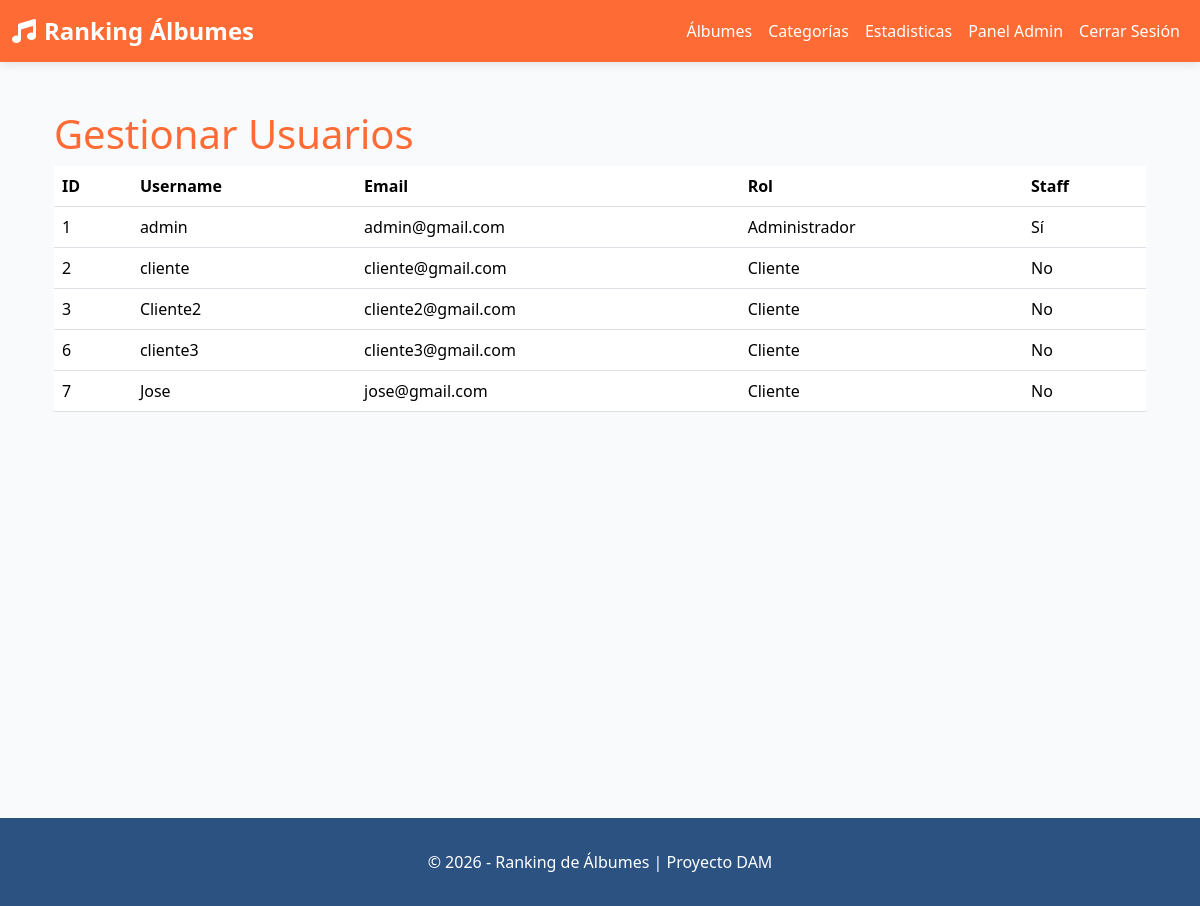
Screenshot of /gestionar_usuarios/ (signed in) with the database file from the repository.
### rankingApp/models.py (models this page shows, shortened)
class User(AbstractBaseUser, PermissionsMixin):
    ROLES = (
        ('admin', 'Administrador'),
        ('cliente', 'Cliente'),
    )
    mail = models.EmailField(unique=True)
    username = models.CharField(max_length=100, unique=True)
    role = models.CharField(max_length=20, choices=ROLES, default='cliente')
    is_active = models.BooleanField(default=True)
    is_staff = models.BooleanField(default=False)
    objects = UserManager()
    USERNAME_FIELD = 'username'
    REQUIRED_FIELDS = ['mail',  'role']

### rankingApp/views.py (the view)
# urls.py: path('gestionar_usuarios/', show_gestionar_usuarios, name='gestionar_usuarios'),
@staff_member_required
def show_gestionar_usuarios(request):
    list_usuarios = User.objects.all()
    return render(request, 'gestionar_usuarios.html', {'list_usuarios': list_usuarios})

### templates/gestionar_usuarios.html (shortened to what this page needs)
{% extends 'base.html' %}
{% load static %}
{% block body %}
<div class="container py-6">
    <h1 class="title is-1 has-text-centered">Gestionar Usuarios</h1>
    <div class="table-container">
        <table class="table is-fullwidth is-striped is-hoverable is-bordered">
            <thead>
                <tr>
                    <th class="has-text-centered">ID</th>
                    <th class="has-text-centered">Username</th>
                    <th class="has-text-centered">Email</th>
                    <th class="has-text-centered">Rol</th>
                    <th class="has-text-centered">Staff</th>
                </tr>
            </thead>
            <tbody>
                {% for usuario in list_usuarios %}
                    <tr>
                        <td class="has-text-centered">{{ usuario.id }}</td>
                        <td class="has-text-centered">{{ usuario.username }}</td>
                        <td class="has-text-centered">{{ usuario.mail }}</td>
                        <td class="has-text-centered">{{ usuario.get_role_display }}</td>
                        <td class="has-text-centered">
                            {% if usuario.is_staff %}
                                <span class="tag is-success">Sí</span>
                            {% else %}
                                <span class="tag is-light">No</span>
                            {% endif %}
                        </td>
                    </tr>
                {% endfor %}
            </tbody>
        </table>
    </div>
</div>
{% endblock %}

### templates/base.html (shortened to what this page needs)
<!DOCTYPE html>
<html lang="es">
<head>
    <link href="https://cdn.jsdelivr.net/npm/bootstrap@5.3.3/dist/css/bootstrap.min.css" rel="stylesheet">
    <link rel="stylesheet" href="https://cdnjs.cloudflare.com/ajax/libs/font-awesome/6.5.0/css/all.min.css">
</head>
<body>
{% block navbar %}
    <nav class="navbar navbar-expand-lg">
        <div class="container-fluid">
            <a class="navbar-brand" href="{% url 'rankingApp:albunes' %}">
                <i class="fas fa-music me-2"></i>Ranking Álbumes
            </a>
            <div class="collapse navbar-collapse" id="navbarNav">
                <ul class="navbar-nav ms-auto">
                    <li class="nav-item">
                        <a class="nav-link {% if request.resolver_match.url_name == 'albunes' %}active{% endif %}" href="{% url 'rankingApp:albunes' %}">Álbumes</a>
                    </li>
                    <li class="nav-item">
                        <a class="nav-link {% if request.resolver_match.url_name == 'show_categorias' %}active{% endif %}" href="{% url 'rankingApp:show_categorias' %}">Categorías</a>
                    </li>
                    <li class="nav-item">
                        <a class="nav-link {% if request.resolver_match.url_name == 'estadisticas_detalladas' %}active{% endif %}" href="{% url 'rankingApp:estadisticas_detalladas' %}">Estadisticas</a>
                    </li>
                    {% if request.user.is_authenticated and request.user.is_superuser %}
                        <li class="nav-item">
                            <a class="nav-link btn btn-outline-light" href="{% url 'rankingApp:panel_admin' %}">
                                Panel Admin
                            </a>
                        </li>
                    {% endif %}
                    {% if user.is_authenticated %}
                        <li class="nav-item">
                            <a class="nav-link" href="{% url 'rankingApp:logout_user' %}">Cerrar Sesión</a>
                        </li>
                    {% endif %}
                </ul>
            </div>
        </div>
    </nav>
{% endblock navbar %}
    <main class="container my-5">
        {% block body %}{% endblock %}
    </main>
    <footer class="text-center">
        <div class="container">
            <p class="mb-0">© {{ current_year|default:"2026" }} - Ranking de Álbumes | Proyecto DAM</p>
        </div>
    </footer>
</body>
</html>

### templates/base.html (style rules this page uses)
:root { --primary-orange: #FF6B35; --primary-orange-dark: #E55A2C; --complement-blue: #2C5282; --text-dark: #1F2937; --text-muted: #4B5563; --bg-light: #F9FAFB; --white: #FFFFFF; }
body { background-color: var(--bg-light); color: var(--text-dark); font-family: 'Segoe UI', Tahoma, Geneva, Verdana, sans-serif; }
.navbar { background-color: var(--primary-orange) !important; box-shadow: 0 2px 10px rgba(0, 0, 0, 0.1); }
.navbar-brand { font-weight: bold; color: var(--white) !important; font-size: 1.5rem; }
.nav-link { color: var(--white) !important; font-weight: 500; transition: all 0.3s ease; }
h1, h2, h3 { color: var(--primary-orange); }
footer { background-color: var(--complement-blue); color: white; padding: 2rem 0; margin-top: 3rem; }
main { min-height: calc(100vh - 140px); }

### rows the page displays
User: id "1", username "admin", mail "admin@gmail.com", role "Administrador", is_staff "Sí"
User: id "2", username "cliente", mail "cliente@gmail.com", role "Cliente", is_staff "No"
User: id "3", username "Cliente2", mail "cliente2@gmail.com", role "Cliente", is_staff "No"
User: id "6", username "cliente3", mail "cliente3@gmail.com", role "Cliente", is_staff "No"
User: id "7", username "Jose", mail "jose@gmail.com", role "Cliente", is_staff "No"

### other values shown
{{ current_year|default:"2026" }} "2026"
